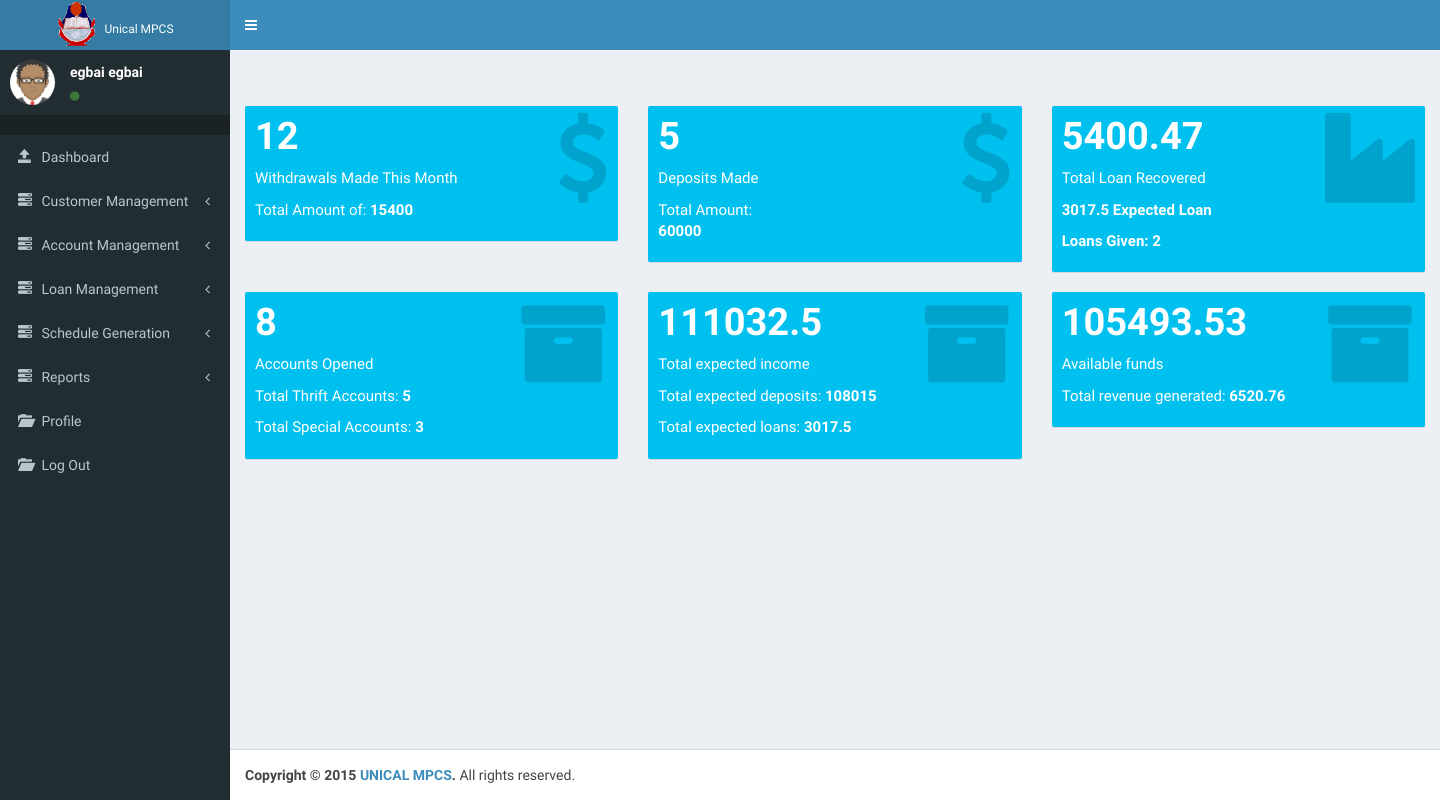
Page /teller/index.php (signed in) on the committed database.
### tables this page shows
CREATE TABLE IF NOT EXISTS `customer` (
`id` int(11) NOT NULL,
  `middle_name` varchar(30) NOT NULL,
  `dob` date NOT NULL,
  `sex` text NOT NULL,
  `img_url` varchar(196) DEFAULT NULL,
  `faculty` int(11) DEFAULT NULL,
  `dept` int(11) DEFAULT NULL,
  `address` text,
  `phone` int(196) DEFAULT NULL,
  `state` text,
  `lga` text,
  `nok_name` text,
  `n_phone` int(11) DEFAULT NULL,
  `reg_date` date NOT NULL,
  `uname` varchar(124) NOT NULL,
  `pwd` text NOT NULL,
  `priviledge` int(124) NOT NULL,
  `email` varchar(124) DEFAULT NULL,
  `title` varchar(20) DEFAULT NULL,
  `surname` varchar(50) NOT NULL,
  `firstname` varchar(50) NOT NULL,
  `employee_no` varchar(124) DEFAULT NULL
);

CREATE TABLE IF NOT EXISTS `ad_income` (
  `balance` float NOT NULL
);

### conf/db_connect.php (called while the page is built, shortened)
<?php
function query($string){
$rs = mysql_query($string) or die(mysql_error());
return $rs;
}
function db_pic($id){
  $result = query("SELECT img_url FROM customer WHERE id='$id'");
  $row = mysql_fetch_array($result);
  $img = $row['img_url'];
  if(empty($img)){
  $img = "avatar.png";
  }
  return $img;
}
function name($id){
  $result = query("SELECT * FROM customer WHERE id='$id'");
  $row = mysql_fetch_array($result);
  $name = $row['surname'] ." " . $row['firstname'];
  return $name;
}
function thrift_special($type){
  $arr = [0,0,0,0];
  $result = query("SELECT * FROM deposit WHERE acct_type='$type'");
  $count = 0;
  $amount = 0;
  while($row = mysql_fetch_array($result)){
    $count += 1;
    $amount += $row['amount'];
    }
    $arr[0] = $count;
    $arr[1] = $amount;
    $amount = 0;
    $result = query("SELECT * FROM account WHERE acct_type='$type'");
    while($row = mysql_fetch_array($result)){
      $count += 1;
      $amount += $row['save_amt'];
    }
    $arr[2] = $count;
    $arr[3] = $amount;
    return $arr;
}
function loan_report(){
  $loan_count = 0;
  $total_loan_recovered = 0;
  $total_interest = 0;
  $expected_loan = 0;
  $result = query("SELECT * FROM payment");
  while($row = mysql_fetch_array($result)){
  $total_loan_recovered += $row['amount_pay'];
  }
  $result = query("SELECT * FROM loan");
  $result = query("SELECT * FROM income WHERE income_type ='1'");
  while($row = mysql_fetch_array($result)){
    $total_interest += $row['amount'];
    }
  $rs = query("SELECT * FROM icas");
  while($row = mysql_fetch_array($rs)){
      $expected_loan += $row['total'];
      ++$loan_count;
  }
  $arr = [$total_loan_recovered, $total_interest, $expected_loan, $loan_count];
  return $arr;
}
function revenue(){
  $amount = 0;
  $am = 0;
  $result = query("SELECT * FROM charge");
  while($row= mysql_fetch_array($result)){
          $am += $row['amount'];
      }
  $result = query("SELECT * FROM income");
  while($row = mysql_fetch_array($result)){
    $income_type = $row['income_type'];
    if($income_type != 3){
      $amount += $row['amount'];
    }
  }
  $result = query("SELECT * FROM ad_income");
  $row = mysql_fetch_array($result);
  $bal = $row['balance'] + $am;
  $arr = [round($bal,2), round($amount, 2)];
  return $arr;
}
?>

### conf/misc.php (called while the page is built, shortened)
<?php
function classUpdate($string){
$class = " ";
   return $class;
}
?>

### utility.php (called while the page is built, shortened)
<?php
function date_splitter(){
  $date = date('Y-m-d');
  $tmp_date = split("-", $date);
  $tmp_date = $tmp_date[0] . "-" . $tmp_date[1];
  return $tmp_date;
}
function total_withdrawn(){
  $tmp_date = date_splitter();
  $result = query("SELECT * FROM withdraw WHERE date LIKE '$tmp_date-%'");
  $total = 0;
  $count = 0;
  while($row=mysql_fetch_array($result)){
    $amount = $row['total_deduction'];
    $total += $amount;
    $count += 1;
  }
  $tm = [$count, $total];
  return $tm;
}
function total_deposit(){
$tmp_date = date_splitter();
$result = query("SELECT * FROM deposit WHERE date LIKE '$tmp_date-%'");
$total = 0;
$count = 0;
while($row=mysql_fetch_array($result)){
  $amount = $row['amount'];
  $total += $amount;
  $count += 1;
}
$tm = [$count, $total];
return $tm;
}
function no_accounts(){
$tmp_date = date_splitter();
$result = query("SELECT * FROM account WHERE d_opened LIKE '$tmp_date-%'");
$thrift_total = 0;
$special_total = 0;
$count = 0;
while($row=mysql_fetch_array($result)){
  $type = $row['acct_type'];
  if($type == 1){
    $thrift_total += 1;
  }
  else{
    $special_total += 1;
  }
  $count += 1;
}
$tm = [$count, $thrift_total, $special_total];
return $tm;
}
?>

### teller/index.php (the view, shortened to what this page needs)
<!DOCTYPE html>
<?php
include('../conf/db_connect.php');
include ('../conf/misc.php');
$id = $_SESSION['id'];
?>
<html>
  <head>
    <link rel="stylesheet" href="../bootstrap/css/bootstrap.min.css">
    <link rel="stylesheet" href="https://maxcdn.bootstrapcdn.com/font-awesome/4.4.0/css/font-awesome.min.css">
    <link rel="stylesheet" href="https://code.ionicframework.com/ionicons/2.0.1/css/ionicons.min.css">
    <link rel="stylesheet" href="../dist/css/AdminLTE.min.css">
        <link rel="stylesheet" href="../arrange.css">
    <link rel="stylesheet" href="../dist/css/skins/skin-blue.min.css">
  </head>
  <body class="hold-transition skin-blue sidebar-mini">
    <div class="wrapper">
      <header class="main-header">
        <a href="index2.html" class="logo">
          <h2 style='margin:0px;'>
          <img src="../dist/img/unical.png" height="50px">
          <span style='font-size:12px;'>Unical MPCS</span>
          </h2>
        </a>
        <nav class="navbar navbar-static-top" role="navigation">
          <a href="#" class="sidebar-toggle" data-toggle="offcanvas" role="button">
          </a>
        </nav>
      </header>
      <aside class="main-sidebar">
        <section class="sidebar">
          <div class="user-panel">
            <div class="pull-left image">
              <img src="../dist/img/<?php echo db_pic($id); ?>" class="img-circle" alt="User Image">
            </div>
            <div class="pull-left info">
              <p><?php echo name($id); ?></p>
              <a href="#"><i class="fa fa-circle text-success"></i></a>
            </div>
          </div>
          <ul class="sidebar-menu">
            <li class="header"></li>
            <li class="<?php echo classUpdate(""); ?>"><a href="index.php"><i class="glyphicon glyphicon-open"></i> <span>Dashboard</span></a></li>
            <li class="treeview">
              <a href="#"><i class="glyphicon glyphicon-tasks"></i> <span>Customer Management</span> <i class="fa fa-angle-left pull-right"></i></a>
            </li>
            <li class="treeview">
              <a href="#"><i class="glyphicon glyphicon-tasks"></i> <span>Account Management</span> <i class="fa fa-angle-left pull-right"></i></a>
            </li>
            <li class="treeview">
              <a href="#"><i class="glyphicon glyphicon-tasks"></i> <span>Loan Management</span> <i class="fa fa-angle-left pull-right"></i></a>
            </li>
            <li class="treeview">
              <a href="#"><i class="glyphicon glyphicon-tasks"></i> <span>Schedule Generation</span> <i class="fa fa-angle-left pull-right"></i></a>
            </li>
            <li class="treeview">
              <a href="#"><i class="glyphicon glyphicon-tasks"></i> <span>Reports</span> <i class="fa fa-angle-left pull-right"></i></a>
            </li>
            <li><a href="index.php?page=profile"><i class="glyphicon glyphicon-folder-open"></i> <span>Profile</span></a></li>
            <li><a href="../logout.php"><i class="glyphicon glyphicon-folder-open"></i> <span>Log Out</span></a></li>
                      </ul>
        </section>
      </aside>
      <div class="content-wrapper">
        <section class="content-header">
          <h1>
          </h1>
                </section>
        <section class="content">
          <?php
      $page = '';
          if (!empty($_GET['page'])) {
          $page .= $_GET['page'] . '.php';
          include($page);
          }
      else{
      include('../dashboard.php');
      }
      ?>
        </section>
      </div>
      <footer class="main-footer">
        <strong>Copyright &copy; 2015 <a href="#">UNICAL MPCS</a>.</strong> All rights reserved.
      </footer>
    </div>
  </body>
</html>

### dashboard.php
<?php
include('../utility.php');
?>
<div class="row">
  <div class="col-lg-4 col-xs-6">
    <div class="small-box bg-aqua">
      <div class="inner">
        <h3><?php echo total_withdrawn()[0]; ?></h3>
        <p>Withdrawals Made This Month</p>
        <p>Total Amount of: <strong><?php echo total_withdrawn()[1];?></strong></p>
      </div>
      <div class="icon">
        <i class="fa fa-usd"></i>
      </div>
    </div>
  </div>
  <div class="col-lg-4 col-xs-6">
    <div class="small-box bg-aqua">
      <div class="inner">
        <h3><?php echo total_deposit()[0]; ?></h3>
        <p>Deposits Made</p>
        <p>Total Amount:<br><strong><?php echo total_deposit()[1];?></strong></p>
      </div>
      <div class="icon">
        <i class="fa fa-usd"></i>
      </div>
    </div>
  </div>
    <div class="col-lg-4 col-xs-6">
      <div class="small-box bg-aqua">
        <div class="inner">
          <h3><?php echo loan_report()[0]; ?></h3>
          <p>Total Loan Recovered</p>
          <p><strong><?php echo loan_report()[2];?> Expected Loan</strong></p>
            <p><strong>Loans Given:    <?php echo loan_report()[3];?></strong></p>
        </div>
        <div class="icon">
          <i class="fa fa-industry"></i>
        </div>
          </div>
    </div>
      <div class="col-lg-4 col-xs-6">
        <div class="small-box bg-aqua">
          <div class="inner">
            <h3><?php echo no_accounts()[0]; ?></h3>
            <p>Accounts Opened</p>
            <p>Total Thrift Accounts:  <strong><?php echo no_accounts()[1];?></strong></p>
          <p>Total Special Accounts:   <strong><?php echo no_accounts()[2];?></strong></p>
          </div>
          <div class="icon">
            <i class="fa fa-archive"></i>
          </div>
        </div>
      </div>
      <div class="col-lg-4 col-xs-6">
        <div class="small-box bg-aqua">
          <div class="inner">
            <h3><?php echo thrift_special(1)[3] + thrift_special(2)[3] + loan_report()[2]; ?></h3>
            <p>Total expected income</p>
            <p>Total expected deposits:  <strong><?php echo thrift_special(1)[3] + thrift_special(2)[3];?></strong></p>
          <p>Total expected loans:   <strong><?php echo loan_report()[2];?></strong></p>
          </div>
          <div class="icon">
            <i class="fa fa-archive"></i>
          </div>
          </div>
      </div>
      <div class="col-lg-4 col-xs-6">
        <div class="small-box bg-aqua">
          <div class="inner">
            <h3><?php echo revenue()[0]; ?></h3>
            <p>Available funds</p>
            <p>Total revenue generated:  <strong><?php echo revenue()[1];?></strong></p>
          </div>
          <div class="icon">
            <i class="fa fa-archive"></i>
          </div>
        </div>
      </div>
  </div>

### rows in the picture
customer: name($id) "egbai egbai"
ad_income: balance "105493.53", balance "6520.76"

### other values in the picture
total_withdrawn()[0] "12"
total_withdrawn()[1] "15400"
total_deposit()[0] "5"
total_deposit()[1] "60000"
loan_report()[0] "5400.47"
loan_report()[2] "3017.5"
loan_report()[3] "2"
no_accounts()[0] "8"
no_accounts()[1] "5"
no_accounts()[2] "3"
thrift_special(1)[3] + thrift_special(2)[3] + loan_report()[2] "111032.5"
thrift_special(1)[3] + thrift_special(2)[3] "108015"
